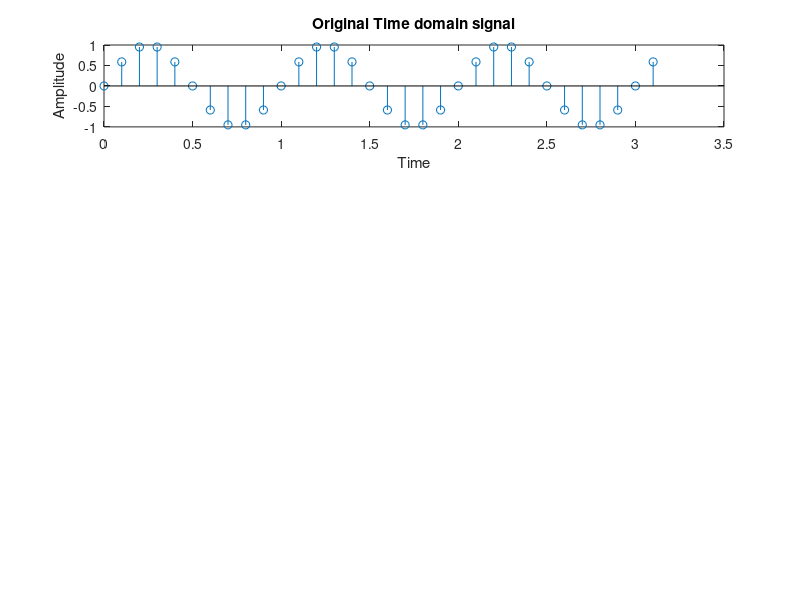

Reproduce this figure in MATLAB. (Note: this script raises an error after producing the figure.)
% sine signal
f = 1;     % signal frequency
sps = 10;    % samples per signal period
Fs = sps*f;  % samples per second
dt = 1/Fs;   % seconds per sample (time increment)
t = (0:dt:pi); % 5 seconds of data (time)
s = sin(2*pi*f*t); % 5 seconds of data (sinus)

s
length(s)

N = input("Enter DFT points: ")

if(N == length(s))
    X = calcDFT(s,N)
    u = calcIDFT(X,N)
end

% Original signal
subplot(4,1,1)
stem(t,s)
xlabel("Time")
ylabel("Amplitude")
title("Original Time domain signal")

% Magnitude plot
Y = [];
for i=1:length(X)
    Y(i) = absolute(X(i));
end

% Y = abs(X);
n1 = 0:1:N-1;
subplot(4,1,2)
stem(n1,Y)
xlabel("Samples")
ylabel("Mod(X)")
title("Magnitude plot")

% Phase plot

Z = [];
for i=1:length(X)
    Z(i) = calcAngle(X(i));
end

% Z = angle(X);
subplot(4,1,3)
stem(n1,Z)
xlabel("Samples")
ylabel("Phase(X)")
title("Phase plot")

% IDFT plot
subplot(4,1,4)
stem(n1,u)
xlabel("Time")
ylabel("Amplitude")
title("IDFT Plot to get Time domain signal")

function e = expValue(n,k,N)
    e = exp((-1i * 2 * pi * k * n)/N);
end

function [X] = calcDFT(x,N)
    for k = 0:N-1
        sum =0;
        for i = 1:length(x)
            e = expValue(i-1, k, N);
            y = x(i) * e;
            sum = sum + y;
        end
        X(k+1) = sum;
    end
    X = X;
end

function abs = absolute(n)
    abs = sqrt(((real(n))^2)+((imag(n))^2));
end

function angle = calcAngle(n)
    angle = atan((imag(n))/(real(n)));
end

function [u] = calcIDFT(X, N)
    u = [];
    for n = 0:N-1
        sum = 0;
        for k = 0:N-1
            e = exp((1i * 2 * pi * k * n) / N);
            y = X(k + 1) * e;
            sum = sum + y;
        end
        u(n + 1) = sum / N;
    end
end

